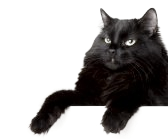
#> input picture testphotos/blackcat.png, 168 x 139 px, found by its file name; its folder holds only this picture in this run
$ python -i copycat.py   (imports and definitions only)   (Python 2 division)   (older library calls are emulated)
#> lines starting #> are read from the running program, lines starting #| are printed output that depends on the picture
### tmatch.py
from PIL import Image, ImageDraw
import numpy as np
import math
from scipy import signal
import ncc
import os

##############################################################################
#                            Global "magic numbers"                          #
##############################################################################

# How much to scale each smaller image
scale = 0.75

# Default size for our template image
templateWidth = 15

# Threshold
#threshold = 0.6
threshold = 0.6

# Path to save images
global static
#global image_name
file_path = os.getcwd() + "/static/"

#image_name = "unamed"

# [85 lines left out: functions MakePyramid, FindTemplate, DrawFaces, SaveImage, not called in this run]

def GetSavePathFromName(image_path, type):
	print "Entering SaveImage"
	#sub1 = 'static/'
	sub2 = image_path[0:image_path.index('.')]
	sub3 = type
	sub4 = image_path[image_path.index('.'):len(image_path)]
	savename = file_path+sub2+sub3+sub4
	print "Saving: " + savename
	return savename

# [53 lines left out: functions PruneCoordinates, GetCoordinates, not called in this run]


#GetCoordinates()

### copycat.py
from PIL import Image, ImageDraw
import numpy as np
import math
from scipy import signal
from scipy import ndimage
import ImageFilter
import scipy.misc
import tmatch
import os
import random
"""
image_path = "testphotos/students.jpg"


catWidth = 60


image = Image.open(image_path)
cat = Image.open(cat_path)

#Resize Cat
catHeight = cat.size[1]*catWidth/cat.size[0]
cat = cat.resize((int(catWidth),int(catHeight)),Image.BICUBIC)
"""
file_path = os.getcwd() + "\\static\\"

#cat_path = "testphotos/restoration.png"
cats = []
# [2 lines not run here, left out]
#cats.append("testphotos/restoration.png")
#cat_path = "testphotos/grumpycat.png"
catWidth = 90

def GetImagePath(filename):
	image_path = file_path+filename
	image_path = image_path.replace('\\','/')
	return image_path

# [15 lines left out: function LoadImage, not called in this run]

def getRandomCat():
	index = random.randint(0,1)
	return cats[index]


# [22 lines left out: functions GaussFilter, SharpFilter, EmbossFilter, not called in this run]


"""
	Sepia filter based off of Mike Griffith's blog:
	http://www.mike-griffith.com/blog/2010/01/batch-convert-images-to-sepia-tone-with-python/
"""
def SepiaFilter(filename):
#> called with filename = 'testphotos/blackcat.png'
	path = GetImagePath(filename)
	image = Image.open(path)
#> image is the input picture: PIL image 168x139 RGBA; mean R, G, B, A 45, 42.8, 42.2, 99

	sepia = make_linear_ramp((255,240,192))

	orig_mode = image.mode
#> orig_mode = 'RGBA'
	if orig_mode != 'L':
		image = image.convert('L')
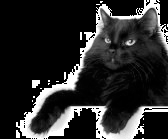
#> image: PIL image 168x139 L; min 0, max 255, mean 43.4

	print image.mode
#| L

	image.putpalette(sepia)
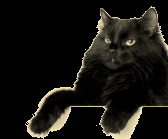
#> image: PIL image 168x139 P; mean R, G, B 22, 20.4, 16.3
	print image.mode
#| P
	if orig_mode != 'L"':
		image = image.convert(orig_mode)
#> image: PIL image 168x139 RGBA

	print image.mode
#| RGBA

	save = tmatch.GetSavePathFromName(filename, '_sepia_')
	image.show()
	try:
		image.save(save);
	except IOError as e:
			print e
			print "trying to strip alpha channel"
			image = image.convert('L')
			image.save(save)

def make_linear_ramp(colour):
	ramp = []
	r,g,b = colour
	for i in range(255):
		ramp.extend((r*i/255, g*i/255, b*i/255))
	return ramp

# [60 lines left out: function CopyOver, not called in this run]

"""
coordinates = tmatch.GetCoordinates(image_path)

CopyOver(image, cat, coordinates)
"""


# [6 lines of commented-out code are left out]

>>> result = SepiaFilter('testphotos/blackcat.png')
